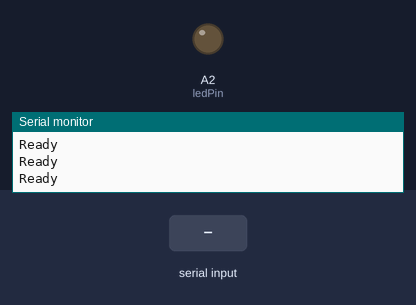
A sketch run on a simulated Arduino Uno, built with avr-gcc and run on an emulated ATmega328P. Parts: output pins drawn as LEDs (lit = HIGH), the last lines printed to the serial monitor. The inputs (shaded band) are chosen by the test bench.

Above: at 1.2 s.
1.3 s: "s" received over Serial
At 2.8 s:
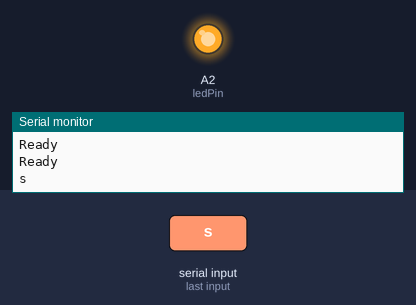
3.8 s: "t" received over Serial
At 6.2 s:
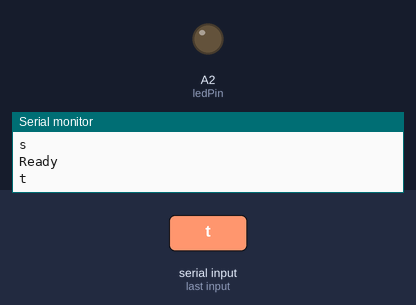
Timing chart, 0 to 7.7 s (numbered marks = the images above; inputs shaded):
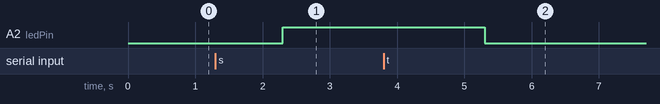

The sketch:

led.ino
```cpp
const int ledPin = A2;

void setup() {
  Serial.begin(9600);
  pinMode(ledPin,OUTPUT);
}

void loop() {
  Serial.println("Ready");
  if(Serial.available()>0){
    String cmd = "";
    cmd = Serial.readString();
    Serial.println(cmd);
    if(cmd =="s"){
      digitalWrite(ledPin,HIGH);
    }else if(cmd =="t"){
      digitalWrite(ledPin,LOW);
  }
   delay(2000);

}
}
```

Measured:
- after the input at 1.3 s, A2 (ledPin): LOW → HIGH after 1.0 s
- after the input at 3.8 s, A2 (ledPin): HIGH → LOW after 1.5 s
